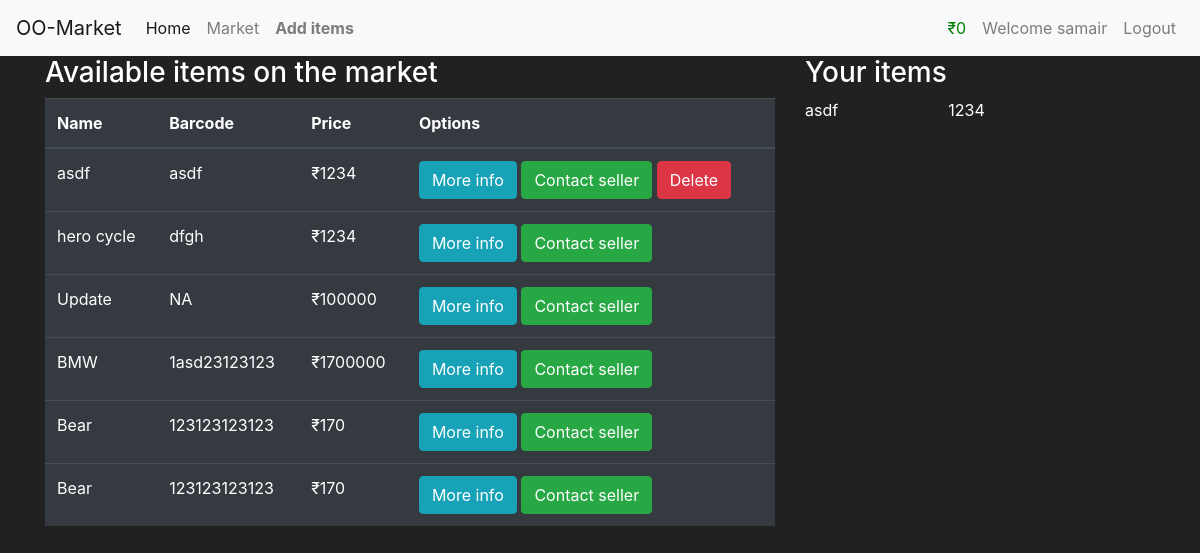
The page /market (signed in) on the database its author committed.
### tables this page shows
CREATE TABLE items(
    id INTEGER primary key autoincrement,
    name varchar(100) not null,
    barcode varchar(12) not null,
    price int not null,
    description varchar(1000) not null,
    owner_id integer ,
    foreign key (owner_id) references "user_old"(id)
    );

### app.py (the view)
@app.route("/market")
def market():
    if "user" in session:
        db=get_conn()
        cursor=db.cursor()
        cursor.execute("select * from items order by id desc")
        data=cursor.fetchall()
        db.close()
        return render_template("market.html",objects=data)
    else:
        flash(f"Please login first {random.randint(0,9)}","error")
        return redirect(url_for("login"))

### app.py (called while the page is built)
def get_conn():
    conn=sqlite3.connect("database.db")
    conn.row_factory=sqlite3.Row
    return conn

### templates/market.html (shortened to what this page needs)
{%extends "parent.html"%}
{%block content%}
<div class="container">
  <div class="row">
    <div class="col-8">
      <h3>
        Available items on the market
      </h3>
      <table class="table table-hover table-dark">
        <thead>
          <tr>
            <th scope="col">Name</th>
            <th scope="col">Barcode</th>
            <th scope="col">Price</th>
            <th> Options</th>
          </tr>
        </thead>
        <tbody>
          {%for item in objects%}
          <tr>
            <td>{{item["name"]}}</td>
            <td>{{item["barcode"]}}</td>
            <td>₹{{item["price"]}}</td>
            <td>
              <button class="btn btn-outline btn-info" data-toggle="modal" data-target="#modal-{{item['id']}}">More
                info</button>
              <form action="/reduce/500" method="POST" style="display:inline">
                <button class=" btn btn-outline btn-success" style="display: inline;"
                  onclick="return confirm('This will take 500 credits from your account!!');"> Contact seller </button>
              </form>
              {%if session['id']==item['owner_id']%}
              <form method="POST" action="/delete/{{item['id']}}" style="display:inline;">
                <button type="submit" class="btn btn-danger"
                  onclick="return confirm('Are you sure you want to delete this item?');">Delete</button>
              </form>
              {%endif%}
            </td>
          </tr>
          {%endfor%}
        </tbody>
      </table>
    </div>
    <div class="col-4">
      <h3> Your items</h3>
          {%for item in objects%}
            {% if item['owner_id']==session['id']%}
              <div class ="row">
              <div class="col-5">
              {{item['name']}}
            </div>
              {{item['price']}}
            </div>
            <br>
              {%endif%}
          {%endfor%}
    </div>
  </div>
</div>
{%endblock%}

### templates/parent.html (shortened to what this page needs)
<!doctype html>
<html lang="en">
  <head>
    <link rel="stylesheet" href="https://cdn.jsdelivr.net/npm/bootstrap@4.4.1/dist/css/bootstrap.min.css">
  </head>
  <body>
    <nav class="navbar navbar-expand-lg navbar-light bg-light">
        <a class="navbar-brand" href="#">OO-Market</a>
        <div class="collapse navbar-collapse" id="navbarNav">
          <ul class="navbar-nav">
            <li class="nav-item active">
              <a class="nav-link" href="{{url_for('main')}}">Home <span class="sr-only">(current)</span></a>
            </li>
            <li class="nav-item">
              <a class="nav-link" href="{{url_for('market')}}">Market</a>
            </li>
            {%if 'user' in session %}
            <li class="nav-item">
                <a class="nav-link username" href="/add"  ><strong> Add items</strong> </a>
              </li>
            {%endif %}
            </ul>
            <ul class="navbar-nav ml-auto">
            {%if 'user' in session %}
            <li class="nav-item" >
              <a class="nav-link" style="color:green">₹{{session["budget"]}}</a>
            </li>
            <li class="nav-item">
                <a class="nav-link username"  >Welcome {{session["user"]}}</a>
              </li>
            {%endif %}
            {%if 'user' in session %}
            <li class="nav-item">
              <a class="nav-link logout-link" href="{{url_for('logout')}}">Logout</a>
            </li>
            {%endif %}
          </ul>
        </div>
      </nav>
      {%block content%}
      {%endblock%}
  </body>
</html>

### templates/parent.html (style rules this page uses)
body { background-color: #212121; color:white }

### rows shown on the page
items: name "asdf", barcode "asdf", price "1234"
items: name "hero cycle", barcode "dfgh", price "1234"
items: name "Update", barcode "NA", price "100000"
items: name "BMW", barcode "1asd23123123", price "1700000"
items: name "Bear", barcode "123123123123", price "170"
items: name "Bear", barcode "123123123123", price "170"

### other values the page prints
{{ session["budget"] }} "0"
{{ session["user"] }} "samair"
